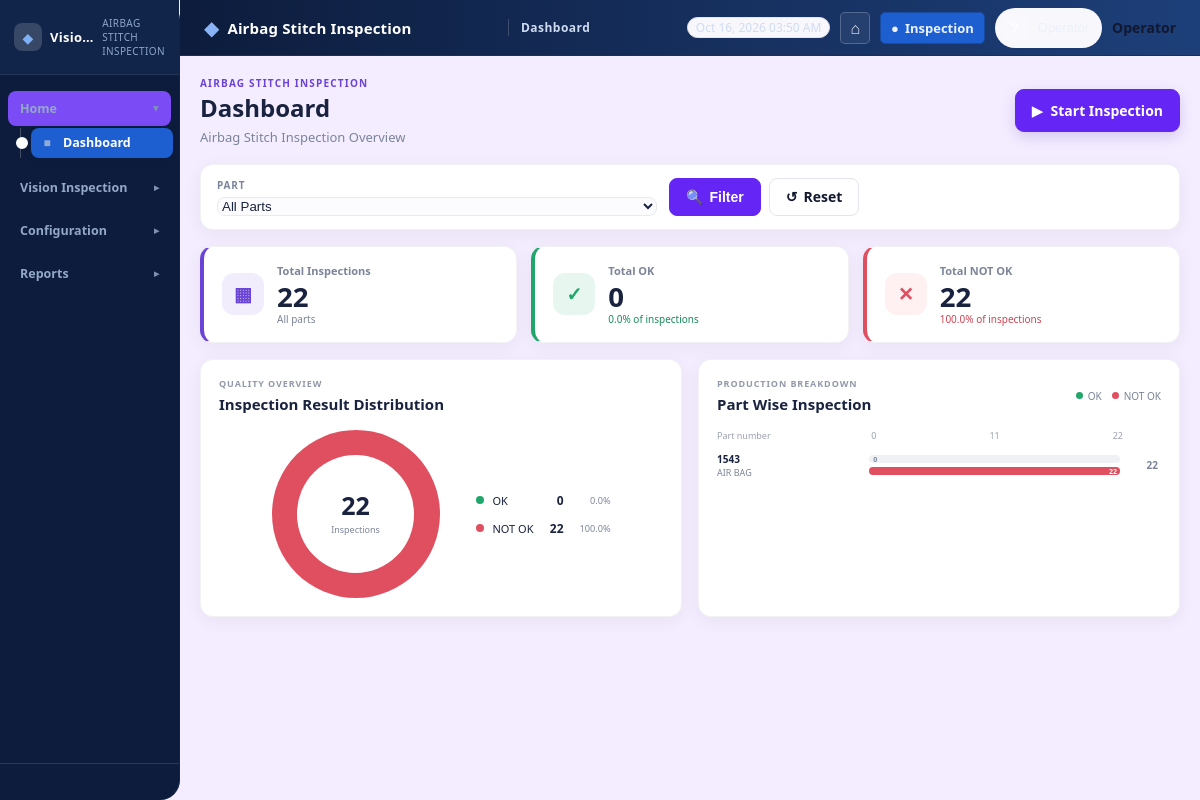
The page /vision-inspection/ on the database as committed earlier.
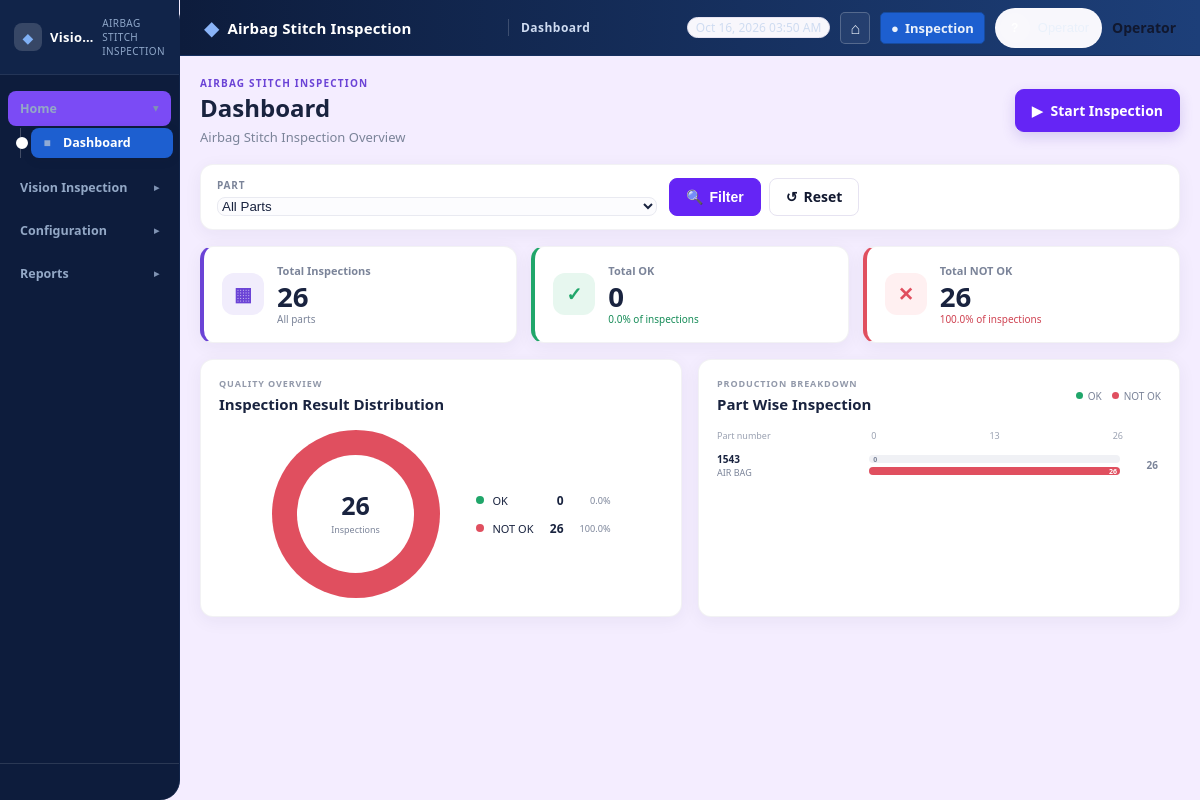
The same page on the database as committed later.
### VisionInspection/models.py (models this page shows, shortened)
class VisionInspectionLog(models.Model):
    employee_code = models.CharField(max_length=100, blank=True, null=True)
    part_number = models.CharField(max_length=40, blank=True, null=True)
    barcode = models.CharField(max_length=80, blank=True, default="")
    error_details = models.TextField(blank=True, null=True)
    preset_name = models.CharField(max_length=200, blank=True, null=True)
    preset_version = models.PositiveIntegerField(blank=True, null=True)
    yolo_model_name = models.CharField(max_length=200, blank=True, null=True)
    yolo_model_version = models.CharField(max_length=100, blank=True, null=True)
    timestamp = models.DateTimeField(auto_now_add=True)
    result = models.CharField(
        max_length=20,
        choices=[
            ("OK", "OK"),
            ("NOT_OK", "NOT OK"),
            ("ERROR", "INSPECTION ERROR"),
        ],
        default="ERROR",
    )
    roi_results = models.JSONField(
        default=list,
        help_text='[{"roi_name": "ROI-01", "result": "MATCH", "expected": "bolt x4", "detected": "bolt x4"}]',
    )
    detected_objects = models.JSONField(
        default=list,
        help_text='[{"class": "bolt", "confidence": 0.92, "bbox": [x1,y1,x2,y2]}]',
    )
    inspection_image = models.ImageField(
        upload_to="vision_inspection/results/", blank=True, null=True
    )
    stable_frames_used = models.PositiveIntegerField(default=0)
    part_bbox = models.JSONField(blank=True, null=True)
    trigger_zone_polygon = models.JSONField(blank=True, null=True)
    class Meta:
        db_table = "vision_inspection_log"
        ordering = ["-timestamp"]
        verbose_name = "Vision Inspection Log"
        verbose_name_plural = "Vision Inspection Logs"
        indexes = [
            models.Index(fields=["timestamp"], name="vi_log_ts_idx"),
            models.Index(fields=["part_number"], name="vi_log_part_idx"),
            models.Index(fields=["result"], name="vi_log_result_idx"),
            models.Index(fields=["employee_code"], name="vi_log_emp_idx"),
        ]

class VisionInspectionPart(models.Model):
    part_number = models.CharField(max_length=40, unique=True)
    part_name = models.CharField(max_length=200)
    description = models.TextField(blank=True, null=True)
    part_number_normalized = models.CharField(
        max_length=40,
        unique=True,
        editable=False,
        help_text="Case-normalized part number (unique). Maintained on save().",
    )
    is_active = models.BooleanField(default=True)
    created_at = models.DateTimeField(auto_now_add=True)
    updated_at = models.DateTimeField(auto_now=True)
    class Meta:
        db_table = "vision_inspection_part"
        ordering = ["part_number"]
        verbose_name = "Vision Inspection Part"
        verbose_name_plural = "Vision Inspection Parts"
    def save(self, *args, **kwargs):
        self.part_number_normalized = normalize_token(self.part_number)
        super().save(*args, **kwargs)

### VisionInspection/ui_views.py (the view)
def dashboard(request):
    filters = records.read_filters(request.GET)
    logs = records.filter_logs(None, filters)
    summary = records.summarize(logs)
    parts = _parts_for_filter()
    part_names = {part["part_number"]: part["part_name"] for part in parts}
    grouped_parts = list(
        logs.values("part_number")
        .annotate(
            total=Count("pk"),
            ok=Count("pk", filter=Q(result=records.RESULT_OK)),
            not_ok=Count("pk", filter=Q(result=records.RESULT_NOT_OK)),
        )
        .order_by("-total", "part_number")
    )
    chart_max = max((row["total"] for row in grouped_parts), default=0)
    classified_total = summary["ok"] + summary["not_ok"]
    part_rows = [
        {
            "part_number": row["part_number"] or "Unknown",
            "part_name": part_names.get(row["part_number"] or "", ""),
            "total": row["total"],
            "ok": row["ok"],
            "not_ok": row["not_ok"],
            "ok_width": round(100 * row["ok"] / chart_max, 1) if chart_max else 0,
            "not_ok_width": (
                round(100 * row["not_ok"] / chart_max, 1) if chart_max else 0
            ),
        }
        for row in grouped_parts
    ]
    context = {
        "sidebar_active": "dashboard",
        "filters": filters,
        "selected_part": filters["part"],
        "parts": parts,
        "summary": summary,
        "classified_total": classified_total,
        "donut_ok_degrees": (
            round(360 * summary["ok"] / classified_total, 1)
            if classified_total
            else 0
        ),
        "donut_classified_degrees": 360 if classified_total else 0,
        "part_rows": part_rows,
        "chart_max": chart_max,
        "chart_mid": round(chart_max / 2),
    }
    return render(request, "VisionInspection/ui/dashboard.html", context)

### VisionInspection/services/inspection_records.py (called while the page is built)
def clean(value, max_length):
    if value is None:
        return ""
    return str(value).strip()[:max_length]

def clean_date(value):
    value = clean(value, DATE_MAX)
    return value if _DATE_RE.match(value) else ""

def read_filters(params):
    return {
        "date_from": clean_date(params.get("date_from")),
        "date_to": clean_date(params.get("date_to")),
        "part": clean(params.get("part"), PART_NUMBER_MAX),
        "part_number": clean(params.get("part_number"), PART_NUMBER_MAX),
        "part_name": clean(params.get("part_name"), PART_NAME_MAX),
        "employee": clean(params.get("employee"), EMPLOYEE_MAX),
        "unique_number": clean(params.get("unique_number"), UNIQUE_NUMBER_MAX),
        "result": clean(params.get("result"), RESULT_MAX).upper(),
    }

### VisionInspection/ui_views.py (called while the page is built)
def _parts_for_filter():
    return [
        {"part_number": part.part_number, "part_name": part.part_name or ""}
        for part in VisionInspectionPart.objects.all().order_by("part_number")
    ]

### VisionInspection/templates/VisionInspection/ui/dashboard.html (shortened to what the changed rows need)
{% extends "VisionInspection/ui/base.html" %}
{% load static %}
{% block extra_head %}
    <link rel="stylesheet" href="{% static 'VisionInspection/css/dashboard.css' %}?v=20261015-1">
{% endblock %}
{% block header_title %}Dashboard{% endblock %}
{% block content %}
<div class="vi-dash">
    <section class="vi-dash-heading" aria-labelledby="dashboardTitle">
        <div>
            <h2 class="vi-page-title" id="dashboardTitle">Dashboard</h2>
        </div>
    </section>
    <section class="vi-dash-kpis" aria-label="Inspection summary">
        <article class="vi-card vi-dash-kpi" data-tone="purple">
            <div>
                <p class="vi-dash-kpi-label">Total Inspections</p>
                <p class="vi-dash-kpi-value">{{ summary.total }}</p>
                <p class="vi-dash-kpi-note">{% if selected_part %}Part {{ selected_part }}{% else %}All parts{% endif %}</p>
            </div>
        </article>
        <article class="vi-card vi-dash-kpi" data-tone="red">
            <div>
                <p class="vi-dash-kpi-label">Total NOT OK</p>
                <p class="vi-dash-kpi-value">{{ summary.not_ok }}</p>
                <p class="vi-dash-kpi-note">{{ summary.not_ok_pct|floatformat:"1" }}% of inspections</p>
            </div>
        </article>
    </section>
    <section class="vi-dash-analytics" aria-label="Inspection analytics">
        <article class="vi-card vi-dash-chart-card">
            <div class="vi-dash-donut-layout">
                <div class="vi-dash-donut"
                     style="--ok-sweep: {{ donut_ok_degrees }}deg; --classified-sweep: {{ donut_classified_degrees }}deg"
                     role="img"
                     aria-label="Inspection outcomes: {{ summary.ok }} OK, {{ summary.not_ok }} NOT OK, {{ summary.incomplete_error }} other or incomplete, {{ summary.total }} total">
                    <div class="vi-dash-donut-hole">
                        <strong>{{ summary.total }}</strong>
                        <span>Inspections</span>
                    </div>
                </div>
                <div class="vi-dash-legend">
                    <div class="vi-dash-legend-item">
                        <span class="vi-dash-legend-dot is-not-ok"></span>
                        <span class="vi-dash-legend-label">NOT OK</span>
                        <strong>{{ summary.not_ok }}</strong>
                        <small>{{ summary.not_ok_pct|floatformat:"1" }}%</small>
                    </div>
                </div>
            </div>
        </article>
        <article class="vi-card vi-dash-chart-card">
            {% if part_rows %}
                <div class="vi-dash-bar-axis" aria-hidden="true">
                    <span>Part number</span>
                    <div><span>0</span><span>{{ chart_mid }}</span><span>{{ chart_max }}</span></div>
                </div>
                <div class="vi-dash-bars" role="list" aria-label="OK and NOT OK inspection counts by part number">
                    {% for row in part_rows %}
                        <div class="vi-dash-bar-row" role="listitem" data-part-number="{{ row.part_number }}">
                            <div class="vi-dash-bar-label" title="{{ row.part_number }}{% if row.part_name %} — {{ row.part_name }}{% endif %}">
                                <strong>{{ row.part_number }}</strong>
                                {% if row.part_name %}<span>{{ row.part_name }}</span>{% endif %}
                            </div>
                            <div class="vi-dash-bar-values">
                                <div class="vi-dash-bar-track{% if not row.ok %} is-empty{% endif %}" aria-label="{{ row.ok }} OK">
                                    <b>{{ row.ok }}</b>
                                </div>
                                <div class="vi-dash-bar-track{% if not row.not_ok %} is-empty{% endif %}" aria-label="{{ row.not_ok }} NOT OK">
                                    <span class="vi-dash-bar is-not-ok" style="width: {{ row.not_ok_width }}%"></span>
                                    <b>{{ row.not_ok }}</b>
                                </div>
                            </div>
                            <span class="vi-dash-bar-total" title="Total inspections">{{ row.total }}</span>
                        </div>
                    {% endfor %}
                </div>
            {% else %}
                <div class="vi-dash-empty">
                    <span aria-hidden="true">&#9638;</span>
                    <strong>No inspection results yet</strong>
                    <p>Part results will appear here after inspections are recorded.</p>
                </div>
            {% endif %}
        </article>
    </section>
</div>
{% endblock %}

Rows that differ between the two databases and show on the page:
no longer on this page (row unchanged): VisionInspectionLog: part_number "1543", part_name "AIR BAG", ok "0", {{ row.not_ok_width }} 100.0 (drawn), not_ok "22", total "22"
added VisionInspectionLog: part_number "1543", part_name "AIR BAG", ok "0", {{ row.not_ok_width }} 100.0 (drawn), not_ok "26", total "26"
Other text that changed with them:
{{ summary.total }}: "22" → "26"
{{ summary.not_ok }}: "22" → "26"
{{ chart_mid }}: "11" → "13"
{{ chart_max }}: "22" → "26"
